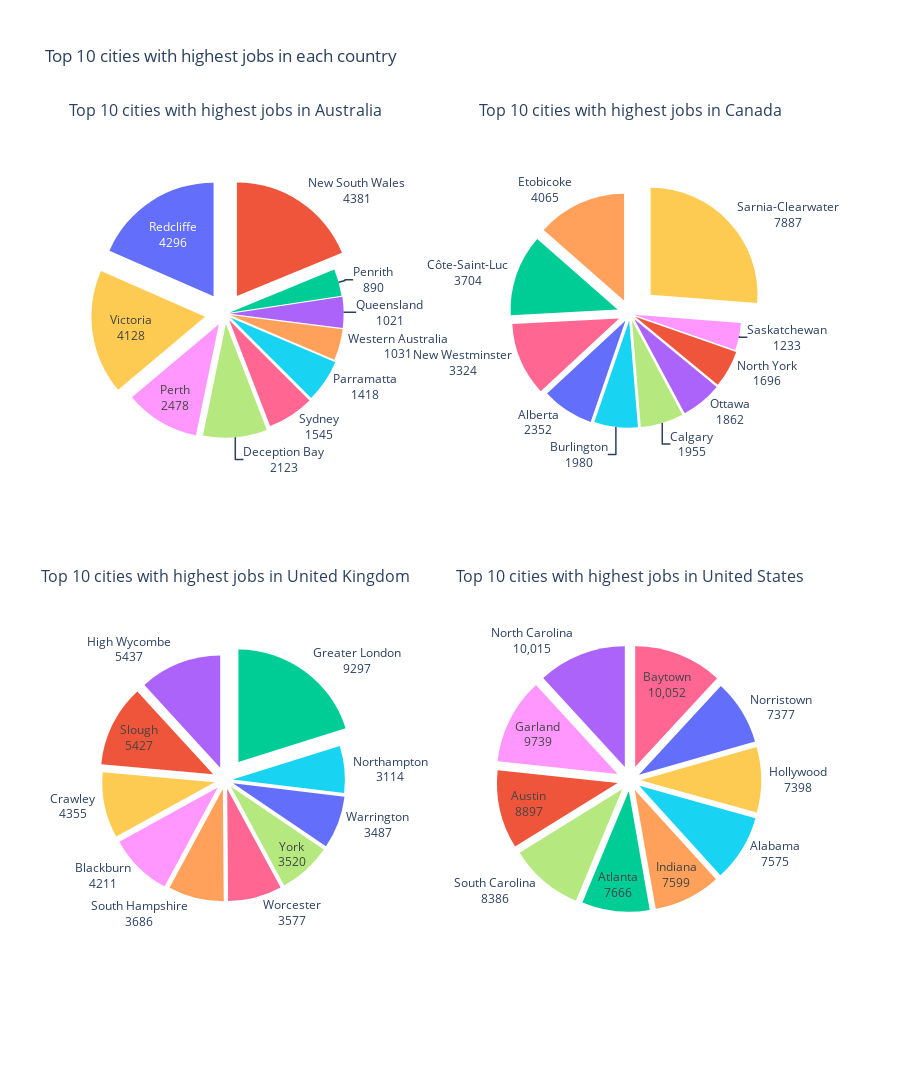

Source (notebook cell):
### Markdown cell above
## Part 2

### Code cell
country_list = linkedin_job_postings['search_country'].unique().tolist()
country_list.sort()

linkedin_job_postings_by_country_dict = {}

for country in country_list:
    linkedin_job_postings_by_country_dict[country] = linkedin_job_postings[linkedin_job_postings['search_country']==country]

top = 10
top_cities_dict = {}

for country in country_list:
    top_cities_dict[country] = linkedin_job_postings_by_country_dict[country]['search_city'].value_counts().head(top)

fig_dict = {}

chart_colors = np.array(['rgb(239,85,59)', 'rgb(99,110,250)', 'rgb(254,203,82)', 'rgb(255,151,255)', 'rgb(182,232,128)',
                'rgb(255,102,146)', 'rgb(25,211,243)', 'rgb(255,161,90)', 'rgb(171,99,250)', 'rgb(0,204,150)'])

chart_colors_dict = {}

for country in country_list:
    chart_colors_dict[country] = chart_colors.copy()
    np.random.shuffle(chart_colors)

for country in country_list:
    total = top_cities_dict[country].values.sum()
    fig_dict[country] = go.Figure(
                            data=[
                                go.Pie(
                                    labels=top_cities_dict[country].index, 
                                    values=top_cities_dict[country].values,
                                    textinfo='label+value',
                                    insidetextorientation='horizontal',
                                    showlegend=False,
                                    pull=top_cities_dict[country].values / total,
                                    marker=dict(colors=chart_colors_dict[country]),
                                )
                            ]
                        )
    fig_dict[country].update_layout(
        title_text=f"Top {top} cities with highest jobs in {country}",
        title_x=0.5,
        title_y=0.95,
    )

fig2 = make_subplots(
    rows=2, 
    cols=2, 
    subplot_titles=[f"Top {top} cities with highest jobs in {country}" for country in country_list],
    specs=[[{"type": "sunburst"}, {"type": "sunburst"}], [{"type": "sunburst"}, {"type": "sunburst"}]],
    horizontal_spacing=0.2,
    vertical_spacing=0.1,
)

for country in country_list:
    fig2.add_trace(fig_dict[country].data[0], row=country_list.index(country)//2+1, col=country_list.index(country)%2+1)

fig2.update_layout(
    height=1200, 
    # width=1000, 
    title_text="Top 10 cities with highest jobs in each country",
)

### Figure 1 — Plotly figure (JSON) as saved in the notebook; plotly's stock layout.template omitted (floating-point values rounded to 4 significant figures)
{"data": [{"domain": {"x": [0, 0.4], "y": [0.55, 1]}, "insidetextorientation": "horizontal", "labels": ["New South Wales", "Redcliffe", "Victoria", "Perth", "Deception Bay", "Sydney", "Parramatta", "Western Australia", "Queensland", "Penrith"], "marker": {"colors": ["rgb(239,85,59)", "rgb(99,110,250)", "rgb(254,203,82)", "rgb(255,151,255)", "rgb(182,232,128)", "rgb(255,102,146)", "rgb(25,211,243)", "rgb(255,161,90)", "rgb(171,99,250)", "rgb(0,204,150)"]}, "pull": [0.1879, 0.1843, 0.1771, 0.1063, 0.09107, 0.06628, 0.06083, 0.04423, 0.0438, 0.03818], "showlegend": false, "textinfo": "label+value", "type": "pie", "values": [4381, 4296, 4128, 2478, 2123, 1545, 1418, 1031, 1021, 890]}, {"domain": {"x": [0.6, 1], "y": [0.55, 1]}, "insidetextorientation": "horizontal", "labels": ["Sarnia-Clearwater", "Etobicoke", "Côte-Saint-Luc", "New Westminster", "Alberta", "Burlington", "Calgary", "Ottawa", "North York", "Saskatchewan"], "marker": {"colors": ["rgb(254,203,82)", "rgb(255,161,90)", "rgb(0,204,150)", "rgb(255,102,146)", "rgb(99,110,250)", "rgb(25,211,243)", "rgb(182,232,128)", "rgb(171,99,250)", "rgb(239,85,59)", "rgb(255,151,255)"]}, "pull": [0.2624, 0.1352, 0.1232, 0.1106, 0.07825, 0.06587, 0.06504, 0.06195, 0.05642, 0.04102], "showlegend": false, "textinfo": "label+value", "type": "pie", "values": [7887, 4065, 3704, 3324, 2352, 1980, 1955, 1862, 1696, 1233]}, {"domain": {"x": [0, 0.4], "y": [0, 0.45]}, "insidetextorientation": "horizontal", "labels": ["Greater London", "High Wycombe", "Slough", "Crawley", "Blackburn", "South Hampshire", "Worcester", "York", "Warrington", "Northampton"], "marker": {"colors": ["rgb(0,204,150)", "rgb(171,99,250)", "rgb(239,85,59)", "rgb(254,203,82)", "rgb(255,151,255)", "rgb(255,161,90)", "rgb(255,102,146)", "rgb(182,232,128)", "rgb(99,110,250)", "rgb(25,211,243)"]}, "pull": [0.2016, 0.1179, 0.1177, 0.09445, 0.09132, 0.07994, 0.07757, 0.07634, 0.07562, 0.06753], "showlegend": false, "textinfo": "label+value", "type": "pie", "values": [9297, 5437, 5427, 4355, 4211, 3686, 3577, 3520, 3487, 3114]}, {"domain": {"x": [0.6, 1], "y": [0, 0.45]}, "insidetextorientation": "horizontal", "labels": ["Baytown", "North Carolina", "Garland", "Austin", "South Carolina", "Atlanta", "Indiana", "Alabama", "Hollywood", "Norristown"], "marker": {"colors": ["rgb(255,102,146)", "rgb(171,99,250)", "rgb(255,151,255)", "rgb(239,85,59)", "rgb(182,232,128)", "rgb(0,204,150)", "rgb(255,161,90)", "rgb(25,211,243)", "rgb(254,203,82)", "rgb(99,110,250)"]}, "pull": [0.1187, 0.1182, 0.115, 0.105, 0.099, 0.0905, 0.08971, 0.08943, 0.08734, 0.08709], "showlegend": false, "textinfo": "label+value", "type": "pie", "values": [10052, 10015, 9739, 8897, 8386, 7666, 7599, 7575, 7398, 7377]}], "layout": {"annotations": [{"font": {"size": 16}, "showarrow": false, "text": "Top 10 cities with highest jobs in Australia", "x": 0.2, "xanchor": "center", "xref": "paper", "y": 1, "yanchor": "bottom", "yref": "paper"}, {"font": {"size": 16}, "showarrow": false, "text": "Top 10 cities with highest jobs in Canada", "x": 0.8, "xanchor": "center", "xref": "paper", "y": 1, "yanchor": "bottom", "yref": "paper"}, {"font": {"size": 16}, "showarrow": false, "text": "Top 10 cities with highest jobs in United Kingdom", "x": 0.2, "xanchor": "center", "xref": "paper", "y": 0.45, "yanchor": "bottom", "yref": "paper"}, {"font": {"size": 16}, "showarrow": false, "text": "Top 10 cities with highest jobs in United States", "x": 0.8, "xanchor": "center", "xref": "paper", "y": 0.45, "yanchor": "bottom", "yref": "paper"}], "height": 1200, "title": {"text": "Top 10 cities with highest jobs in each country"}}}
